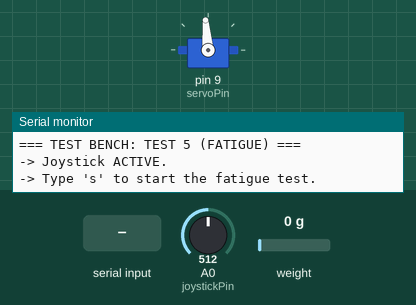
A sketch run on a simulated Arduino Uno, built with avr-gcc and run on an emulated ATmega328P. Shown: servo, the last lines printed to the serial monitor. The test bench sets the inputs (shaded band); at power-on: A0 (joystickPin) = 512, weight on the scale 0 g.

Above: at 2.7 s.
2.8 s: "s" received over Serial
At 3.4 s:
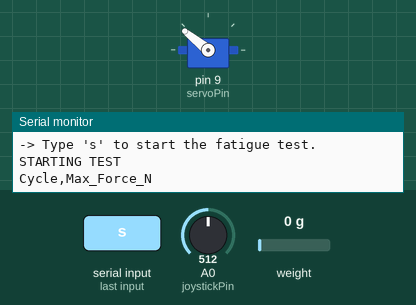
At 7.7 s:
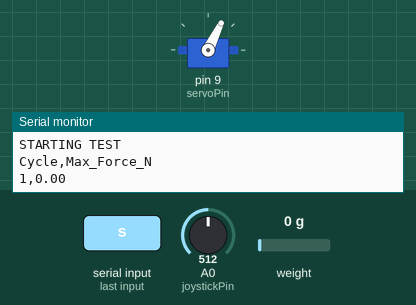
Timing chart, 0 to 11.8 s (numbered marks = the images above; inputs shaded):
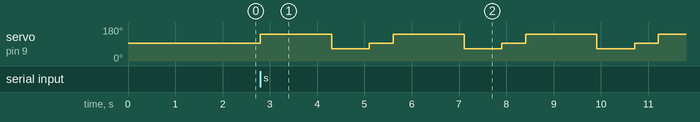

The sketch:

Test5.ino
```cpp
#include <Servo.h>
#include "HX711.h"

Servo myServo;
HX711 scale;

// --- PINS ---
const int servoPin = 9;
const int joystickPin = A0;
const int DOUT = 3;
const int CLK = 2;

// --- SERVO & JOYSTICK SETTINGS ---
int servoStop = 1520;
const int servoMin = 2000;
const int servoMax = 1000;
int joystickCenter = 512;
const int deadband = 80;

// --- FATIGUE TEST SETTINGS ---
const int CLOSE_SPEED = 2000; // Full power to close
const int OPEN_SPEED_REDUCED = 1200; // Softer opening speed
const int OPEN_TIME = 800; // Time in milliseconds
const int TOTAL_CYCLES = 500;
int currentCycle = 0;
bool manualMode = true;

void setup() {
  Serial.begin(9600);

  myServo.attach(servoPin);
  myServo.writeMicroseconds(servoStop);

  // Joystick calibration at startup
  long sum = 0;
  for (int i = 0; i < 100; i++) {
    sum += analogRead(joystickPin);
    delay(5);
  }
  joystickCenter = sum / 100;

  scale.begin(DOUT, CLK);
  scale.set_scale(11400.f);
  scale.tare();

  Serial.println("\n=== TEST BENCH: TEST 5 (FATIGUE) ===");
  Serial.println("-> Joystick ACTIVE.");
  Serial.println("-> Type 's' to start the fatigue test.");
}

void loop() {
  if (Serial.available() > 0) {
    char cmd = Serial.read();
    if (cmd == 's') {
      manualMode = false;
      runFatigueTest();
      manualMode = true;
      scale.tare();
      Serial.println("\n[RETURN] Joystick mode active.");
    }
  }

  if (manualMode) {
    int joystickValue = analogRead(joystickPin);
    int pulseWidth;
    int difference = joystickValue - joystickCenter;

    if (abs(difference) < deadband) {
      pulseWidth = servoStop;
    } else {
      pulseWidth = (difference > 0) ? map(difference, deadband, 1023 - joystickCenter, servoStop, servoMax) :
                                      map(difference, -deadband, -joystickCenter, servoStop, servoMin);
    }
    myServo.writeMicroseconds(pulseWidth);
  }
}
void runFatigueTest() {
  Serial.println("\nSTARTING TEST");
  Serial.println("Cycle,Max_Force_N");

  for (currentCycle = 1; currentCycle <= TOTAL_CYCLES; currentCycle++) {

    // 1. CLOSING PHASE (1.5 seconds)
    myServo.writeMicroseconds(CLOSE_SPEED);
    unsigned long closeStart = millis();
    float maxForceThisCycle = 0;

    while (millis() - closeStart < 1500) {
      float currentForce = scale.get_units(1);
      if (currentForce > maxForceThisCycle) {
        maxForceThisCycle = currentForce;
      }
    }
    // 2. OPENING PHASE (Recalibrated)
    myServo.writeMicroseconds(OPEN_SPEED_REDUCED);
    delay(OPEN_TIME);

    // 3. REST PERIOD (0.5 seconds)
    myServo.writeMicroseconds(servoStop);
    delay(500);

    // 4. DISPLAY RESULTS
    Serial.print(currentCycle);
    Serial.print(",");
    Serial.println(maxForceThisCycle);

    // 5. THERMAL SAFETY (Pause every 100 cycles)
    if (currentCycle % 100 == 0 && currentCycle < TOTAL_CYCLES) {
      Serial.println("# [PAUSE] Servo thermal safety: 30s break... #");
      delay(30000);
      scale.tare();
    }
  }

  Serial.println("END");
}
```

Measured:
- after the input at 2.8 s, servo on pin 9 (servoPin): 95° → 141° at once, then repeats every 2.8 s: 64° 0.80 s, 95° 0.50 s, 141° 1.5 s
